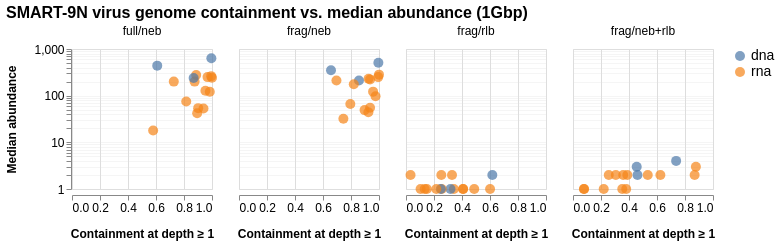

The cell this chart's notebook holds for it:
### Markdown cell above
## Containment vs. abundance

### Code cell
query_df = (
    pd.read_csv("query.viruses.1G.tsv", sep="\t")
    .query("sample in @highest_yielding_samples_core")
    .query("target != 'TOTAL'")
    .merge(zmrp_df[["name", "category", "genome"]], left_on="target", right_on="name")
    .drop(columns="name")
    .merge(samples_df[["run_name", "full_name", "condition", "replicate"]], left_on="sample", right_on="full_name")
    .drop(columns="full_name")
    .query("run_name == 'SMART-9N'")

)

col_order = ['full/neb', 'frag/neb', 'frag/rlb', 'frag/neb+rlb']

chart = (
    alt.Chart(query_df)
    .mark_circle(size=100)
    .encode(
        x=alt.X('containment1:Q', 
                title='Containment at depth ≥ 1', 
                scale=alt.Scale(domain=[0, 1])),
        y=alt.Y('median_nz_abundance:Q',
                scale=alt.Scale(type='log'),
                title='Median abundance',
        axis=alt.Axis(gridOpacity=0.3, tickCount=5)),  # Add this line
        color=alt.Color('genome:N', 
                        title='',
                        sort=['dna', 'rna']),
        tooltip=[
            alt.Tooltip('target:N', title='Target'),
            alt.Tooltip('sample:N', title=''),
            alt.Tooltip('protocol:N', title='Protocol'),
            alt.Tooltip('genome:N', title='Genome'),
            alt.Tooltip('containment1:Q', title='Containment', format='.2f'),
            alt.Tooltip('containment1_hits:Q', title='K-mer hits'),
            alt.Tooltip('median_nz_abundance:Q', title='Median abundance'),
            alt.Tooltip('total_syncmers:Q', title='Total syncmers', format=','),
        ]
    )
    .properties(width=140, height=140)
    .facet(
        column=alt.Column('condition:N', 
                          title='',
                          sort=col_order,
                          header=alt.Header(labelFontSize=12, titleFontSize=14)),
    )
    .properties(title='SMART-9N virus genome containment vs. median abundance (1Gbp)')
    .configure_axis(labelFontSize=12, titleFontSize=12)
)
chart.save("smart9n-1x4.png", scale_factor=2)
chart

### Figure 1 — Vega-Lite specification as saved in the notebook (floating-point values rounded to 4 significant figures)
{"config": {"title": {"fontSize": 16}, "axis": {"labelFontSize": 12, "titleFontSize": 12, "titlePadding": 15}, "header": {"labelFontSize": 14, "titleFontSize": 18}, "legend": {"labelFontSize": 14, "titleFontSize": 14}}, "data": {"name": "data-631656a996b511c57dcfd0122a141de8"}, "facet": {"column": {"field": "condition", "header": {"labelFontSize": 12, "titleFontSize": 14}, "sort": ["full/neb", "frag/neb", "frag/rlb", "frag/neb+rlb"], "title": "", "type": "nominal"}}, "spec": {"mark": {"type": "circle", "size": 100}, "encoding": {"color": {"field": "genome", "sort": ["dna", "rna"], "title": "", "type": "nominal"}, "tooltip": [{"field": "target", "title": "Target", "type": "nominal"}, {"field": "sample", "title": "", "type": "nominal"}, {"field": "protocol", "title": "Protocol", "type": "nominal"}, {"field": "genome", "title": "Genome", "type": "nominal"}, {"field": "containment1", "format": ".2f", "title": "Containment", "type": "quantitative"}, {"field": "containment1_hits", "title": "K-mer hits", "type": "quantitative"}, {"field": "median_nz_abundance", "title": "Median abundance", "type": "quantitative"}, {"field": "total_syncmers", "format": ",", "title": "Total syncmers", "type": "quantitative"}], "x": {"field": "containment1", "scale": {"domain": [0, 1]}, "title": "Containment at depth ≥ 1", "type": "quantitative"}, "y": {"axis": {"gridOpacity": 0.3, "tickCount": 5}, "field": "median_nz_abundance", "scale": {"type": "log"}, "title": "Median abundance", "type": "quantitative"}}, "height": 140, "width": 140}, "title": "SMART-9N virus genome containment vs. median abundance (1Gbp)", "$schema": "https://vega.github.io/schema/vega-lite/v6.1.0.json", "datasets": {"data-631656a996b511c57dcfd0122a141de8": [{"target": "HPIV-2", "sample": "smart9n/full/neb/1", "containment1": 1.0, "containment1_hits": 671, "containment10": 0.997, "containment10_hits": 669, "target_length": 15654, "target_kmers": 671, "median_nz_abundance": 243, "category": "rna-virus", "genome": "rna", "run_name": "SMART-9N", "condition": "full/neb", "replicate": "1"}, {"target": "AdV-3", "sample": "smart9n/full/neb/1", "containment1": 0.9955, "containment1_hits": 1535, "containment10": 0.9916, "containment10_hits": 1529, "target_length": 35072, "target_kmers": 1542, "median_nz_abundance": 633, "category": "dna-virus", "genome": "dna", "run_name": "SMART-9N", "condition": "full/neb", "replicate": "1"}, {"target": "HPIV-3", "sample": "smart9n/full/neb/1", "containment1": 0.994, "containment1_hits": 667, "containment10": 0.994, "containment10_hits": 667, "target_length": 15382, "target_kmers": 671, "median_nz_abundance": 262, "category": "rna-virus", "genome": "rna", "run_name": "SMART-9N", "condition": "full/neb", "replicate": "1"}, {"target": "HMPV", "sample": "smart9n/full/neb/1", "containment1": 0.9841, "containment1_hits": 557, "containment10": 0.9753, "containment10_hits": 552, "target_length": 13149, "target_kmers": 566, "median_nz_abundance": 121, "category": "rna-virus", "genome": "rna", "run_name": "SMART-9N", "condition": "full/neb", "replicate": "1"}, {"target": "HRV-1A", "sample": "smart9n/full/neb/1", "containment1": 0.9681, "containment1_hits": 304, "containment10": 0.9681, "containment10_hits": 304, "target_length": 7096, "target_kmers": 314, "median_nz_abundance": 250, "category": "rna-virus", "genome": "rna", "run_name": "SMART-9N", "condition": "full/neb", "replicate": "1"}, {"target": "Flu-B", "sample": "smart9n/full/neb/1", "containment1": 0.953, "containment1_hits": 588, "containment10": 0.9319, "containment10_hits": 575, "target_length": 14222, "target_kmers": 617, "median_nz_abundance": 128, "category": "rna-virus", "genome": "rna", "run_name": "SMART-9N", "condition": "full/neb", "replicate": "1"}, {"target": "SARS-CoV-2", "sample": "smart9n/full/neb/1", "containment1": 0.9392, "containment1_hits": 1236, "containment10": 0.8138, "containment10_hits": 1071, "target_length": 29778, "target_kmers": 1316, "median_nz_abundance": 53, "category": "rna-virus", "genome": "rna", "run_name": "SMART-9N", "condition": "full/neb", "replicate": "1"}, {"target": "HCoV-229E", "sample": "smart9n/full/neb/1", "containment1": 0.9011, "containment1_hits": 1048, "containment10": 0.8607, "containment10_hits": 1001, "target_length": 26841, "target_kmers": 1163, "median_nz_abundance": 54, "category": "rna-virus", "genome": "rna", "run_name": "SMART-9N", "condition": "full/neb", "replicate": "1"}, {"target": "RSV-A", "sample": "smart9n/full/neb/1", "containment1": 0.8941, "containment1_hits": 574, "containment10": 0.7181, "containment10_hits": 461, "target_length": 14855, "target_kmers": 642, "median_nz_abundance": 42, "category": "rna-virus", "genome": "rna", "run_name": "SMART-9N", "condition": "full/neb", "replicate": "1"}, {"target": "Flu-A-H1N1-NC", "sample": "smart9n/full/neb/1", "containment1": 0.887, "containment1_hits": 510, "containment10": 0.873, "containment10_hits": 502, "target_length": 13292, "target_kmers": 575, "median_nz_abundance": 278, "category": "rna-virus", "genome": "rna", "run_name": "SMART-9N", "condition": "full/neb", "replicate": "1"}, {"target": "Flu-A-H1N1-NY", "sample": "smart9n/full/neb/1", "containment1": 0.8759, "containment1_hits": 501, "containment10": 0.8287, "containment10_hits": 474, "target_length": 13130, "target_kmers": 572, "median_nz_abundance": 200, "category": "rna-virus", "genome": "rna", "run_name": "SMART-9N", "condition": "full/neb", "replicate": "1"}, {"target": "AdV-1", "sample": "smart9n/full/neb/1", "containment1": 0.8688, "containment1_hits": 1337, "containment10": 0.8246, "containment10_hits": 1269, "target_length": 35676, "target_kmers": 1539, "median_nz_abundance": 240, "category": "dna-virus", "genome": "dna", "run_name": "SMART-9N", "condition": "full/neb", "replicate": "1"}, {"target": "HPIV-1", "sample": "smart9n/full/neb/1", "containment1": 0.8159, "containment1_hits": 554, "containment10": 0.7158, "containment10_hits": 486, "target_length": 15412, "target_kmers": 679, "median_nz_abundance": 75, "category": "rna-virus", "genome": "rna", "run_name": "SMART-9N", "condition": "full/neb", "replicate": "1"}, {"target": "Flu-A-H3N2", "sample": "smart9n/full/neb/1", "containment1": 0.7271, "containment1_hits": 421, "containment10": 0.677, "containment10_hits": 392, "target_length": 13290, "target_kmers": 579, "median_nz_abundance": 200, "category": "rna-virus", "genome": "rna", "run_name": "SMART-9N", "condition": "full/neb", "replicate": "1"}, {"target": "AdV-31", "sample": "smart9n/full/neb/1", "containment1": 0.6088, "containment1_hits": 895, "containment10": 0.5626, "containment10_hits": 827, "target_length": 33755, "target_kmers": 1470, "median_nz_abundance": 440, "category": "dna-virus", "genome": "dna", "run_name": "SMART-9N", "condition": "full/neb", "replicate": "1"}, {"target": "HPIV-4", "sample": "smart9n/full/neb/1", "containment1": 0.5796, "containment1_hits": 426, "containment10": 0.4041, "containment10_hits": 297, "target_length": 17132, "target_kmers": 735, "median_nz_abundance": 18, "category": "rna-virus", "genome": "rna", "run_name": "SMART-9N", "condition": "full/neb", "replicate": "1"}, {"target": "HPIV-2", "sample": "smart9n/frag/neb/2", "containment1": 1.0, "containment1_hits": 671, "containment10": 1.0, "containment10_hits": 671, "target_length": 15654, "target_kmers": 671, "median_nz_abundance": 282, "category": "rna-virus", "genome": "rna", "run_name": "SMART-9N", "condition": "frag/neb", "replicate": "2"}, {"target": "AdV-3", "sample": "smart9n/frag/neb/2", "containment1": 0.9955, "containment1_hits": 1535, "containment10": 0.989, "containment10_hits": 1525, "target_length": 35072, "target_kmers": 1542, "median_nz_abundance": 508, "category": "dna-virus", "genome": "dna", "run_name": "SMART-9N", "condition": "frag/neb", "replicate": "2"}, {"target": "HPIV-3", "sample": "smart9n/frag/neb/2", "containment1": 0.994, "containment1_hits": 667, "containment10": 0.994, "containment10_hits": 667, "target_length": 15382, "target_kmers": 671, "median_nz_abundance": 250, "category": "rna-virus", "genome": "rna", "run_name": "SMART-9N", "condition": "frag/neb", "replicate": "2"}, {"target": "HMPV", "sample": "smart9n/frag/neb/2", "containment1": 0.9753, "containment1_hits": 552, "containment10": 0.9647, "containment10_hits": 546, "target_length": 13149, "target_kmers": 566, "median_nz_abundance": 97, "category": "rna-virus", "genome": "rna", "run_name": "SMART-9N", "condition": "frag/neb", "replicate": "2"}, {"target": "Flu-B", "sample": "smart9n/frag/neb/2", "containment1": 0.9579, "containment1_hits": 591, "containment10": 0.9416, "containment10_hits": 581, "target_length": 14222, "target_kmers": 617, "median_nz_abundance": 122, "category": "rna-virus", "genome": "rna", "run_name": "SMART-9N", "condition": "frag/neb", "replicate": "2"}, {"target": "HRV-1A", "sample": "smart9n/frag/neb/2", "containment1": 0.9363, "containment1_hits": 294, "containment10": 0.9331, "containment10_hits": 293, "target_length": 7096, "target_kmers": 314, "median_nz_abundance": 222, "category": "rna-virus", "genome": "rna", "run_name": "SMART-9N", "condition": "frag/neb", "replicate": "2"}, {"target": "RSV-A", "sample": "smart9n/frag/neb/2", "containment1": 0.9361, "containment1_hits": 601, "containment10": 0.8006, "containment10_hits": 514, "target_length": 14855, "target_kmers": 642, "median_nz_abundance": 55, "category": "rna-virus", "genome": "rna", "run_name": "SMART-9N", "condition": "frag/neb", "replicate": "2"}, {"target": "Flu-A-H1N1-NC", "sample": "smart9n/frag/neb/2", "containment1": 0.9252, "containment1_hits": 532, "containment10": 0.9078, "containment10_hits": 522, "target_length": 13292, "target_kmers": 575, "median_nz_abundance": 230, "category": "rna-virus", "genome": "rna", "run_name": "SMART-9N", "condition": "frag/neb", "replicate": "2"}, {"target": "SARS-CoV-2", "sample": "smart9n/frag/neb/2", "containment1": 0.924, "containment1_hits": 1216, "containment10": 0.8207, "containment10_hits": 1080, "target_length": 29778, "target_kmers": 1316, "median_nz_abundance": 44, "category": "rna-virus", "genome": "rna", "run_name": "SMART-9N", "condition": "frag/neb", "replicate": "2"}, {"target": "HCoV-229E", "sample": "smart9n/frag/neb/2", "containment1": 0.8968, "containment1_hits": 1043, "containment10": 0.7515, "containment10_hits": 874, "target_length": 26841, "target_kmers": 1163, "median_nz_abundance": 49, "category": "rna-virus", "genome": "rna", "run_name": "SMART-9N", "condition": "frag/neb", "replicate": "2"}, {"target": "AdV-1", "sample": "smart9n/frag/neb/2", "containment1": 0.857, "containment1_hits": 1319, "containment10": 0.8077, "containment10_hits": 1243, "target_length": 35676, "target_kmers": 1539, "median_nz_abundance": 211, "category": "dna-virus", "genome": "dna", "run_name": "SMART-9N", "condition": "frag/neb", "replicate": "2"}, {"target": "Flu-A-H1N1-NY", "sample": "smart9n/frag/neb/2", "containment1": 0.8199, "containment1_hits": 469, "containment10": 0.7885, "containment10_hits": 451, "target_length": 13130, "target_kmers": 572, "median_nz_abundance": 176, "category": "rna-virus", "genome": "rna", "run_name": "SMART-9N", "condition": "frag/neb", "replicate": "2"}, {"target": "HPIV-1", "sample": "smart9n/frag/neb/2", "containment1": 0.7953, "containment1_hits": 540, "containment10": 0.7761, "containment10_hits": 527, "target_length": 15412, "target_kmers": 679, "median_nz_abundance": 66, "category": "rna-virus", "genome": "rna", "run_name": "SMART-9N", "condition": "frag/neb", "replicate": "2"}, {"target": "HPIV-4", "sample": "smart9n/frag/neb/2", "containment1": 0.7456, "containment1_hits": 548, "containment10": 0.6476, "containment10_hits": 476, "target_length": 17132, "target_kmers": 735, "median_nz_abundance": 32, "category": "rna-virus", "genome": "rna", "run_name": "SMART-9N", "condition": "frag/neb", "replicate": "2"}, {"target": "Flu-A-H3N2", "sample": "smart9n/frag/neb/2", "containment1": 0.696, "containment1_hits": 403, "containment10": 0.6718, "containment10_hits": 389, "target_length": 13290, "target_kmers": 579, "median_nz_abundance": 212, "category": "rna-virus", "genome": "rna", "run_name": "SMART-9N", "condition": "frag/neb", "replicate": "2"}, {"target": "AdV-31", "sample": "smart9n/frag/neb/2", "containment1": 0.6571, "containment1_hits": 966, "containment10": 0.5694, "containment10_hits": 837, "target_length": 33755, "target_kmers": 1470, "median_nz_abundance": 351, "category": "dna-virus", "genome": "dna", "run_name": "SMART-9N", "condition": "frag/neb", "replicate": "2"}, {"target": "AdV-3", "sample": "smart9n/frag/rlb/2", "containment1": 0.6167, "containment1_hits": 951, "containment10": 0.00065, "containment10_hits": 1, "target_length": 35072, "target_kmers": 1542, "median_nz_abundance": 2, "category": "dna-virus", "genome": "dna", "run_name": "SMART-9N", "condition": "frag/rlb", "replicate": "2"}, {"target": "HPIV-3", "sample": "smart9n/frag/rlb/2", "containment1": 0.6006, "containment1_hits": 403, "containment10": 0.0, "containment10_hits": 0, "target_length": 15382, "target_kmers": 671, "median_nz_abundance": 1, "category": "rna-virus", "genome": "rna", "run_name": "SMART-9N", "condition": "frag/rlb", "replicate": "2"}, {"target": "HPIV-2", "sample": "smart9n/frag/rlb/2", "containment1": 0.4873, "containment1_hits": 327, "containment10": 0.0, "containment10_hits": 0, "target_length": 15654, "target_kmers": 671, "median_nz_abundance": 1, "category": "rna-virus", "genome": "rna", "run_name": "SMART-9N", "condition": "frag/rlb", "replicate": "2"}, {"target": "HMPV", "sample": "smart9n/frag/rlb/2", "containment1": 0.4081, "containment1_hits": 231, "containment10": 0.0, "containment10_hits": 0, "target_length": 13149, "target_kmers": 566, "median_nz_abundance": 1, "category": "rna-virus", "genome": "rna", "run_name": "SMART-9N", "condition": "frag/rlb", "replicate": "2"}, {"target": "HRV-1A", "sample": "smart9n/frag/rlb/2", "containment1": 0.4076, "containment1_hits": 128, "containment10": 0.0, "containment10_hits": 0, "target_length": 7096, "target_kmers": 314, "median_nz_abundance": 1, "category": "rna-virus", "genome": "rna", "run_name": "SMART-9N", "condition": "frag/rlb", "replicate": "2"}, {"target": "HPIV-1", "sample": "smart9n/frag/rlb/2", "containment1": 0.3417, "containment1_hits": 232, "containment10": 0.0, "containment10_hits": 0, "target_length": 15412, "target_kmers": 679, "median_nz_abundance": 1, "category": "rna-virus", "genome": "rna", "run_name": "SMART-9N", "condition": "frag/rlb", "replicate": "2"}, {"target": "Flu-A-H1N1-NC", "sample": "smart9n/frag/rlb/2", "containment1": 0.3287, "containment1_hits": 189, "containment10": 0.0, "containment10_hits": 0, "target_length": 13292, "target_kmers": 575, "median_nz_abundance": 2, "category": "rna-virus", "genome": "rna", "run_name": "SMART-9N", "condition": "frag/rlb", "replicate": "2"}, {"target": "AdV-1", "sample": "smart9n/frag/rlb/2", "containment1": 0.3177, "containment1_hits": 489, "containment10": 0.0, "containment10_hits": 0, "target_length": 35676, "target_kmers": 1539, "median_nz_abundance": 1, "category": "dna-virus", "genome": "dna", "run_name": "SMART-9N", "condition": "frag/rlb", "replicate": "2"}, {"target": "Flu-A-H1N1-NY", "sample": "smart9n/frag/rlb/2", "containment1": 0.2552, "containment1_hits": 146, "containment10": 0.0, "containment10_hits": 0, "target_length": 13130, "target_kmers": 572, "median_nz_abundance": 1, "category": "rna-virus", "genome": "rna", "run_name": "SMART-9N", "condition": "frag/rlb", "replicate": "2"}, {"target": "Flu-A-H3N2", "sample": "smart9n/frag/rlb/2", "containment1": 0.2522, "containment1_hits": 146, "containment10": 0.00173, "containment10_hits": 1, "target_length": 13290, "target_kmers": 579, "median_nz_abundance": 2, "category": "rna-virus", "genome": "rna", "run_name": "SMART-9N", "condition": "frag/rlb", "replicate": "2"}, {"target": "AdV-31", "sample": "smart9n/frag/rlb/2", "containment1": 0.2483, "containment1_hits": 365, "containment10": 0.0, "containment10_hits": 0, "target_length": 33755, "target_kmers": 1470, "median_nz_abundance": 1, "category": "dna-virus", "genome": "dna", "run_name": "SMART-9N", "condition": "frag/rlb", "replicate": "2"}, {"target": "RSV-A", "sample": "smart9n/frag/rlb/2", "containment1": 0.2165, "containment1_hits": 139, "containment10": 0.0, "containment10_hits": 0, "target_length": 14855, "target_kmers": 642, "median_nz_abundance": 1, "category": "rna-virus", "genome": "rna", "run_name": "SMART-9N", "condition": "frag/rlb", "replicate": "2"}, {"target": "SARS-CoV-2", "sample": "smart9n/frag/rlb/2", "containment1": 0.1489, "containment1_hits": 196, "containment10": 0.0, "containment10_hits": 0, "target_length": 29778, "target_kmers": 1316, "median_nz_abundance": 1, "category": "rna-virus", "genome": "rna", "run_name": "SMART-9N", "condition": "frag/rlb", "replicate": "2"}, {"target": "HPIV-4", "sample": "smart9n/frag/rlb/2", "containment1": 0.1333, "containment1_hits": 98, "containment10": 0.0, "containment10_hits": 0, "target_length": 17132, "target_kmers": 735, "median_nz_abundance": 1, "category": "rna-virus", "genome": "rna", "run_name": "SMART-9N", "condition": "frag/rlb", "replicate": "2"}, {"target": "HCoV-229E", "sample": "smart9n/frag/rlb/2", "containment1": 0.104, "containment1_hits": 121, "containment10": 0.0, "containment10_hits": 0, "target_length": 26841, "target_kmers": 1163, "median_nz_abundance": 1, "category": "rna-virus", "genome": "rna", "run_name": "SMART-9N", "condition": "frag/rlb", "replicate": "2"}, {"target": "Flu-B", "sample": "smart9n/frag/rlb/2", "containment1": 0.03241, "containment1_hits": 20, "containment10": 0.0, "containment10_hits": 0, "target_length": 14222, "target_kmers": 617, "median_nz_abundance": 2, "category": "rna-virus", "genome": "rna", "run_name": "SMART-9N", "condition": "frag/rlb", "replicate": "2"}, {"target": "HPIV-2", "sample": "smart9n/frag/neb+rlb/1", "containment1": 0.8778, "containment1_hits": 589, "containment10": 0.0313, "containment10_hits": 21, "target_length": 15654, "target_kmers": 671, "median_nz_abundance": 3, "category": "rna-virus", "genome": "rna", "run_name": "SMART-9N", "condition": "frag/neb+rlb", "replicate": "1"}, {"target": "HPIV-3", "sample": "smart9n/frag/neb+rlb/1", "containment1": 0.8689, "containment1_hits": 583, "containment10": 0.00596, "containment10_hits": 4, "target_length": 15382, "target_kmers": 671, "median_nz_abundance": 2, "category": "rna-virus", "genome": "rna", "run_name": "SMART-9N", "condition": "frag/neb+rlb", "replicate": "1"}, {"target": "AdV-3", "sample": "smart9n/frag/neb+rlb/1", "containment1": 0.7367, "containment1_hits": 1136, "containment10": 0.03632, "containment10_hits": 56, "target_length": 35072, "target_kmers": 1542, "median_nz_abundance": 4, "category": "dna-virus", "genome": "dna", "run_name": "SMART-9N", "condition": "frag/neb+rlb", "replicate": "1"}, {"target": "HRV-1A", "sample": "smart9n/frag/neb+rlb/1", "containment1": 0.6242, "containment1_hits": 196, "containment10": 0.0, "containment10_hits": 0, "target_length": 7096, "target_kmers": 314, "median_nz_abundance": 2, "category": "rna-virus", "genome": "rna", "run_name": "SMART-9N", "condition": "frag/neb+rlb", "replicate": "1"}, {"target": "Flu-A-H1N1-NC", "sample": "smart9n/frag/neb+rlb/1", "containment1": 0.5339, "containment1_hits": 307, "containment10": 0.0087, "containment10_hits": 5, "target_length": 13292, "target_kmers": 575, "median_nz_abundance": 2, "category": "rna-virus", "genome": "rna", "run_name": "SMART-9N", "condition": "frag/neb+rlb", "replicate": "1"}, {"target": "AdV-1", "sample": "smart9n/frag/neb+rlb/1", "containment1": 0.4607, "containment1_hits": 709, "containment10": 0.0013, "containment10_hits": 2, "target_length": 35676, "target_kmers": 1539, "median_nz_abundance": 2, "category": "dna-virus", "genome": "dna", "run_name": "SMART-9N", "condition": "frag/neb+rlb", "replicate": "1"}, {"target": "AdV-31", "sample": "smart9n/frag/neb+rlb/1", "containment1": 0.4551, "containment1_hits": 669, "containment10": 0.01769, "containment10_hits": 26, "target_length": 33755, "target_kmers": 1470, "median_nz_abundance": 3, "category": "dna-virus", "genome": "dna", "run_name": "SMART-9N", "condition": "frag/neb+rlb", "replicate": "1"}, {"target": "Flu-A-H1N1-NY", "sample": "smart9n/frag/neb+rlb/1", "containment1": 0.3881, "containment1_hits": 222, "containment10": 0.00175, "containment10_hits": 1, "target_length": 13130, "target_kmers": 572, "median_nz_abundance": 2, "category": "rna-virus", "genome": "rna", "run_name": "SMART-9N", "condition": "frag/neb+rlb", "replicate": "1"}, {"target": "HCoV-229E", "sample": "smart9n/frag/neb+rlb/1", "containment1": 0.38, "containment1_hits": 442, "containment10": 0.0, "containment10_hits": 0, "target_length": 26841, "target_kmers": 1163, "median_nz_abundance": 1, "category": "rna-virus", "genome": "rna", "run_name": "SMART-9N", "condition": "frag/neb+rlb", "replicate": "1"}, {"target": "HMPV", "sample": "smart9n/frag/neb+rlb/1", "containment1": 0.3587, "containment1_hits": 203, "containment10": 0.0, "containment10_hits": 0, "target_length": 13149, "target_kmers": 566, "median_nz_abundance": 2, "category": "rna-virus", "genome": "rna", "run_name": "SMART-9N", "condition": "frag/neb+rlb", "replicate": "1"}, {"target": "Flu-B", "sample": "smart9n/frag/neb+rlb/1", "containment1": 0.3517, "containment1_hits": 217, "containment10": 0.0, "containment10_hits": 0, "target_length": 14222, "target_kmers": 617, "median_nz_abundance": 1, "category": "rna-virus", "genome": "rna", "run_name": "SMART-9N", "condition": "frag/neb+rlb", "replicate": "1"}, {"target": "Flu-A-H3N2", "sample": "smart9n/frag/neb+rlb/1", "containment1": 0.3057, "containment1_hits": 177, "containment10": 0.00173, "containment10_hits": 1, "target_length": 13290, "target_kmers": 579, "median_nz_abundance": 2, "category": "rna-virus", "genome": "rna", "run_name": "SMART-9N", "condition": "frag/neb+rlb", "replicate": "1"}, {"target": "RSV-A", "sample": "smart9n/frag/neb+rlb/1", "containment1": 0.2555, "containment1_hits": 164, "containment10": 0.00312, "containment10_hits": 2, "target_length": 14855, "target_kmers": 642, "median_nz_abundance": 2, "category": "rna-virus", "genome": "rna", "run_name": "SMART-9N", "condition": "frag/neb+rlb", "replicate": "1"}, {"target": "HPIV-1", "sample": "smart9n/frag/neb+rlb/1", "containment1": 0.2194, "containment1_hits": 149, "containment10": 0.0, "containment10_hits": 0, "target_length": 15412, "target_kmers": 679, "median_nz_abundance": 1, "category": "rna-virus", "genome": "rna", "run_name": "SMART-9N", "condition": "frag/neb+rlb", "replicate": "1"}, {"target": "HPIV-4", "sample": "smart9n/frag/neb+rlb/1", "containment1": 0.07891, "containment1_hits": 58, "containment10": 0.0, "containment10_hits": 0, "target_length": 17132, "target_kmers": 735, "median_nz_abundance": 1, "category": "rna-virus", "genome": "rna", "run_name": "SMART-9N", "condition": "frag/neb+rlb", "replicate": "1"}, {"target": "SARS-CoV-2", "sample": "smart9n/frag/neb+rlb/1", "containment1": 0.07827, "containment1_hits": 103, "containment10": 0.0, "containment10_hits": 0, "target_length": 29778, "target_kmers": 1316, "median_nz_abundance": 1, "category": "rna-virus", "genome": "rna", "run_name": "SMART-9N", "condition": "frag/neb+rlb", "replicate": "1"}]}}
